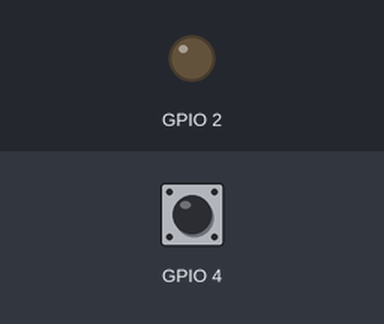
The sketch below on a simulated ESP32. Parts: output pins drawn as LEDs (lit = HIGH). The inputs (shaded band) are chosen by the test bench; at power-on: GPIO 4 HIGH.

Above: at 1.2 s.
1.3 s: GPIO 4 pulled LOW for 0.15 s
At 1.37 s:
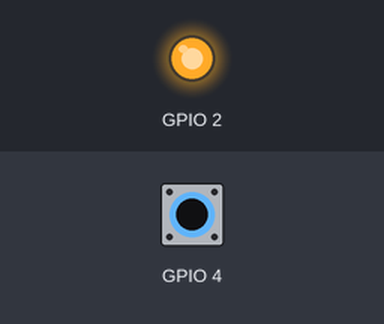
2.9 s: GPIO 4 pulled LOW for 3.2 s
At 7.2 s:
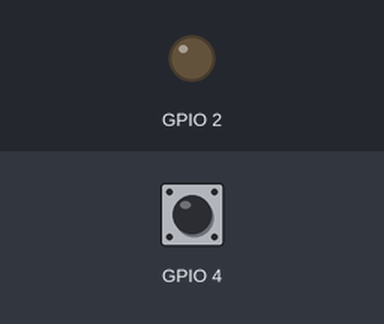
Timing chart, 0 to 8.7 s (numbered marks = the images above; inputs shaded):
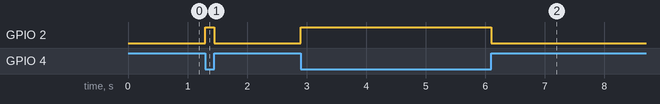

Measured:
- after the input at 1.3 s, GPIO 2: LOW → HIGH at once, → LOW 0.15 s later
- after the input at 2.9 s, GPIO 2: LOW → HIGH at once, → LOW 3.2 s later

The sketch:

touchsensor.ino
```cpp
void setup() {
  // put your setup code here, to run once:
Serial.begin(9600);
pinMode(2,OUTPUT);
}

void loop() {
  // put your main code here, to run repeatedly:

if(touchRead(4)<20)
digitalWrite(2,HIGH);
else digitalWrite(2,LOW);

}
```
